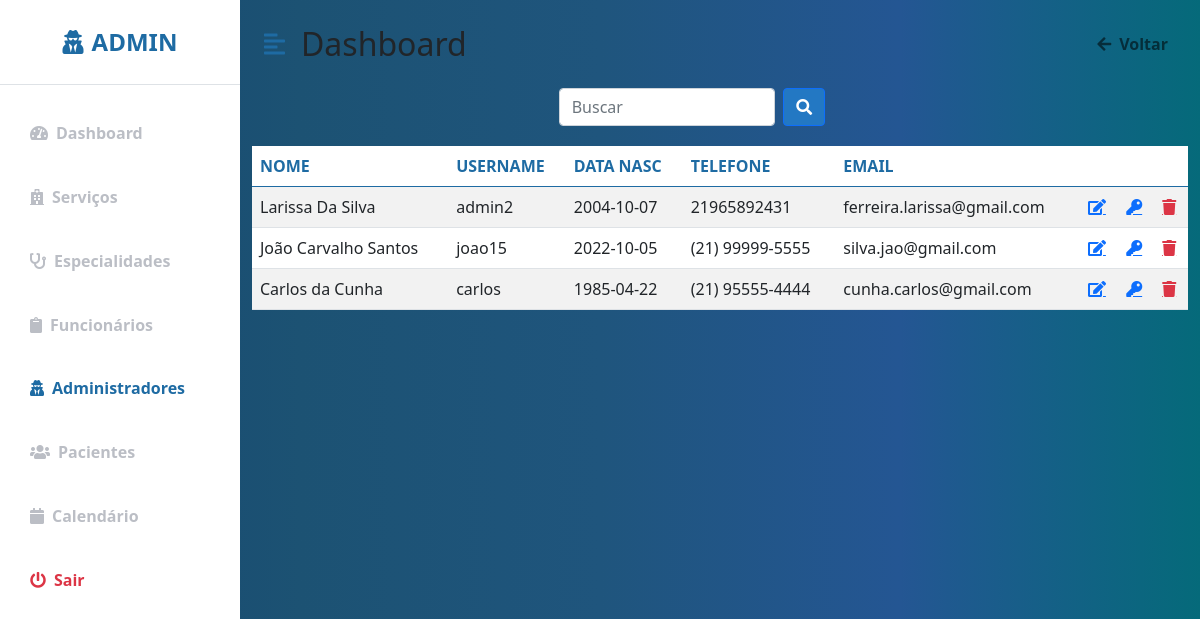
The page /Clinica_Manoel_Gomes/adm.php (signed in) on the database as committed earlier.
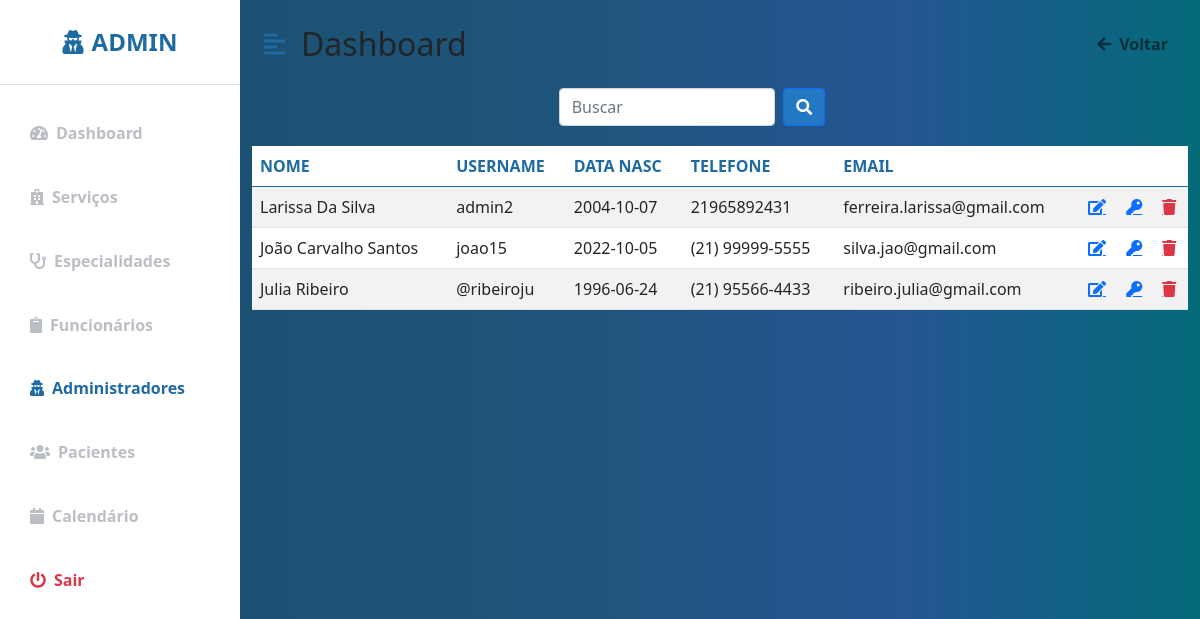
The same page on the database as committed later.
### tables this page shows
CREATE TABLE IF NOT EXISTS `administrador` (
  `cod_admin` int(11) NOT NULL AUTO_INCREMENT,
  `nome` varchar(30) NOT NULL,
  `username` varchar(20) NOT NULL,
  `telefone` varchar(15) NOT NULL,
  `data_nasc` varchar(10) NOT NULL,
  `email` varchar(40) NOT NULL,
  `senha` varchar(250) NOT NULL,
  PRIMARY KEY (`cod_admin`)
);

### Clinica_Manoel_Gomes/adm.php (the view, shortened to what the changed rows need)
<?php
include "conecta_mysql.inc";
?>
<!DOCTYPE html>
<html lang="en">
<head>
    <link href="https://cdn.jsdelivr.net/npm/bootstrap@5.0.0-beta3/dist/css/bootstrap.min.css" rel="stylesheet" />
    <link rel="stylesheet" href="https://cdnjs.cloudflare.com/ajax/libs/font-awesome/5.15.3/css/all.min.css" />
    <link rel="stylesheet" href="_css/perfil.css" />
</head>
<body>
<div class="d-flex" id="wrapper">
        <div id="page-content-wrapper">
            <nav class="navbar navbar-expand-lg navbar-light bg-transparent py-4 px-4">
                <div class="d-flex align-items-center">
                    <h2 class="fs-2 m-0">Dashboard</h2>
                </div>
            </nav>
            <div class="block">
                <section class="intro">
                    <div class="gradient-custom-1 h-100">
                        <div class="mask d-flex align-items-center h-100">
                        <div class="container">
                            <div class="row justify-content-center">
                            <div class="col-12">
                                <div class="table-responsive bg-white">
                                <table class="table mb-0  table-striped ">
                                    <thead class="color">
                                    <tr>
                                        <th scope="col">NOME</th>
                                        <th scope="col">USERNAME</th>
                                        <th scope="col">DATA NASC</th>
                                        <th scope="col">TELEFONE</th>
                                        <th scope="col">EMAIL</th>
                                        <th scope="col">  </th>
                                        <th scope="col">  </th>
                                        <th scope="col">  </th>
                                    </tr>
                                    </thead>
                                    <tbody>
                                    <?php
                                        $sql= "SELECT * FROM administrador WHERE username != '@mgomes'";
                                        $res= mysqli_query($mysqli,$sql);
                                        $linhas= mysqli_num_rows($res);
                                        for ($i = 0; $i < $linhas; $i++){
                                            $adm = mysqli_fetch_array ($res);
                                            echo"
                                            <tr>
                                            <td>".$adm['nome']."</td>
                                            <td>".$adm['username']."</td>
                                            <td>".$adm['data_nasc']."</td>
                                            <td>".$adm['telefone']."</td>
                                            <td>".$adm['email']."</td>
                                            <td><a href='altera_adm.php?cod_admin=".$adm["cod_admin"]."'class='fas fa-edit'></a></td>
                                            <td><a href='altera_senha_adm.php?cod_admin=".$adm["cod_admin"]."'class='fas fa-key'></a></td>
                                            <td><a href='excluir_adm.php?cod_admin=".$adm["cod_admin"]."' class='fas fa-trash text-danger'></a></td>
                                            </tr>";
                                        }
                                    ?>
                                    </tbody>
                                </table>
                                </div>
                            </div>
                            </div>
                        </div>
                        </div>
                    </div>
                 </section>
                </div>
    </div>
</body>
</html>

Rows that differ between the two databases and show on the page:
removed administrador: nome "Carlos da Cunha", username "carlos", data_nasc "1985-04-22", telefone "(21) 95555-4444", email "cunha.carlos@gmail.com"
added administrador: nome "Julia Ribeiro", username "@ribeiroju", data_nasc "1996-06-24", telefone "(21) 95566-4433", email "ribeiro.julia@gmail.com"
